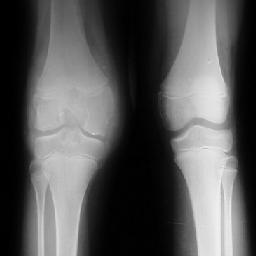
#> input picture img/huesos2.bmp, 256 x 256 px, found by its file name
$ python Convolucion.py   (older library calls are emulated)
#> lines starting #> are read from the running program, lines starting #| are printed output that depends on the picture
# Convolución

# Nombre: Ana Graciela Vassallo Fedotkin
# Expediente: 278775
# Fecha: 26 de Mayo 2021.

# import cv2
# from matplotlib import pyplot as plt
# import numpy as np

# img = cv2.imread("img/huesos2.bmp", 2)

# # Prewitt
# kxp = np.array([[-1, 0, 1],
#               [-1, 0, 1],
#               [-1, 0, 1]])

# kyp = np.array([[-1, -1, 1],
#               [0, 0, 0],
#               [1, 1, 1]])

# # Sobel
# kxS = np.array([[-1, -2, -1],
#               [0, 0, 0],
#               [1, 2, 1]])

# kyS = np.array([[-1, 0, 1],
#               [-2, 0, 2],
#               [-1, 0, 1]])

# # Roberts
# kxR = np.array([[1, 0],
#               [0, -1]])

# kyR = np.array([[0, 1],
#               [-1, 0]])

# gx = cv2.filter2D(img, cv2.CV_64F, kxp)
# gy = cv2.filter2D(img, cv2.CV_64F, kyp)


import cv2
import matplotlib.pyplot as plt
import numpy as np

# Sobel
Sx = np.array([[-1,0.,1.],[-2, 0, 2], [-1, 0, -1]])
Sy = np.array([[-1, -2, -1],[0, 0, 0],[1, 2, 1]])
# Prewitt
Px = np.array([[-1, 0, 1],[-1, 0, 1],[-1, 0, 1]])
Py = np.array([[1, 1, 1],[0, 0, 0],[-1, -1, -1]])
# Roberts
Rx = np.array([[-1, 0, 0],[0, 1, 0],[0, 0, 0]])
Ry = np.array([[0, 0, -1],[0, 1, 0],[0, 0, 0]])

img=cv2.imread("img/huesos2.bmp",2)
#> img is the input picture: shape (256, 256); min 0, max 242, mean 86.7

plt.subplot(3,3,1)
plt.imshow(img,'gray')
plt.title("Imagen Original"), plt.xticks([]), plt.yticks([])

plt.subplot(3,3,2)
plt.imshow(cv2.filter2D(img, -1, Sx),'gray')
plt.title("Sobel x"), plt.xticks([]), plt.yticks([])
plt.subplot(3,3,3)
plt.imshow(cv2.filter2D(img, -1, Sy),'gray')
plt.title("Sobel y"), plt.xticks([]), plt.yticks([])

plt.subplot(3,3,4)
plt.imshow(cv2.filter2D(img, -1, Px),'gray')
plt.title("Prewitt x"), plt.xticks([]), plt.yticks([])
plt.subplot(3,3,5)
plt.imshow(cv2.filter2D(img, -1, Py),'gray')
plt.title("Prewitt y"),plt.xticks([]), plt.yticks([])

plt.subplot(3,3,6)
plt.imshow(cv2.filter2D(img, -1, Rx),'gray')
plt.title("Roberts x"),plt.xticks([]), plt.yticks([])
plt.subplot(3,3,7)
plt.imshow(cv2.filter2D(img, -1, Ry),'gray')
plt.title("Roberts y"),plt.xticks([]), plt.yticks([])

# dst = cv2.filter2D( img ,-1, Kv )
# plt.imshow(dst,"gray")
plt.show()
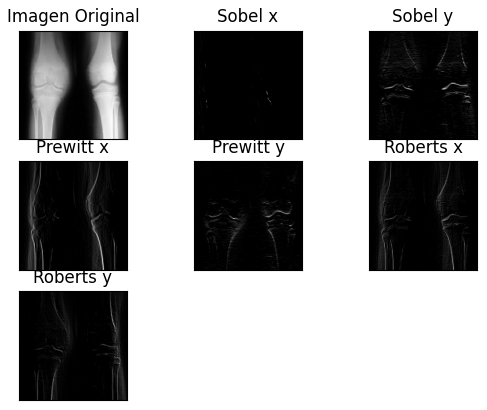
#> figure drawn by matplotlib, 7 panels
